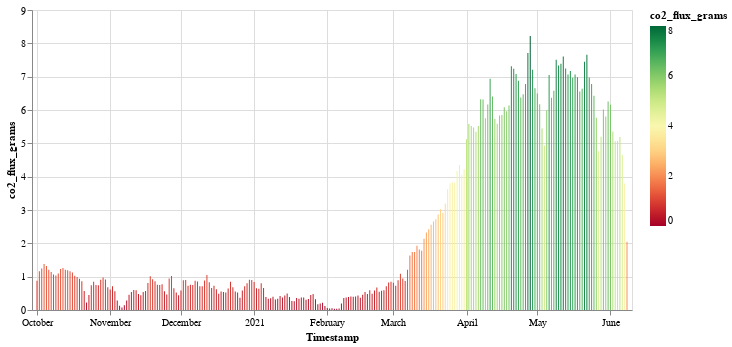

The notebook cell saved with this chart:
### Code cell
alt.Chart(data_co_fluxes).mark_bar(size=1).encode(
    x='Timestamp:T',
    y='co2_flux_grams:Q',
    color=alt.Color(
        'co2_flux_grams:Q', scale=alt.Scale(scheme='redyellowgreen', domain=(0, 8))),
    tooltip=[
        alt.Tooltip('Timestamp:T', title='Date'),
        alt.Tooltip('co2_flux_grams:Q', title='co2_flux_grams')
    ]).properties(width=600, height=300)

### Figure 1 — Vega-Lite specification as saved in the notebook (floating-point values rounded to 4 significant figures; data arrays with more than 128 entries replaced by an {"elided": "..."} marker saying what was removed)
{"config": {"view": {"continuousWidth": 400, "continuousHeight": 300}}, "data": {"name": "data-307cfc5e32c2d9591d8ee307e1d0a05d"}, "mark": {"type": "bar", "size": 1}, "encoding": {"color": {"type": "quantitative", "field": "co2_flux_grams", "scale": {"domain": [0, 8], "scheme": "redyellowgreen"}}, "tooltip": [{"type": "temporal", "field": "Timestamp", "title": "Date"}, {"type": "quantitative", "field": "co2_flux_grams", "title": "co2_flux_grams"}], "x": {"type": "temporal", "field": "Timestamp"}, "y": {"type": "quantitative", "field": "co2_flux_grams"}}, "height": 300, "width": 600, "$schema": "https://vega.github.io/schema/vega-lite/v4.8.1.json", "datasets": {"data-307cfc5e32c2d9591d8ee307e1d0a05d": {"elided": "251 records"}}}
